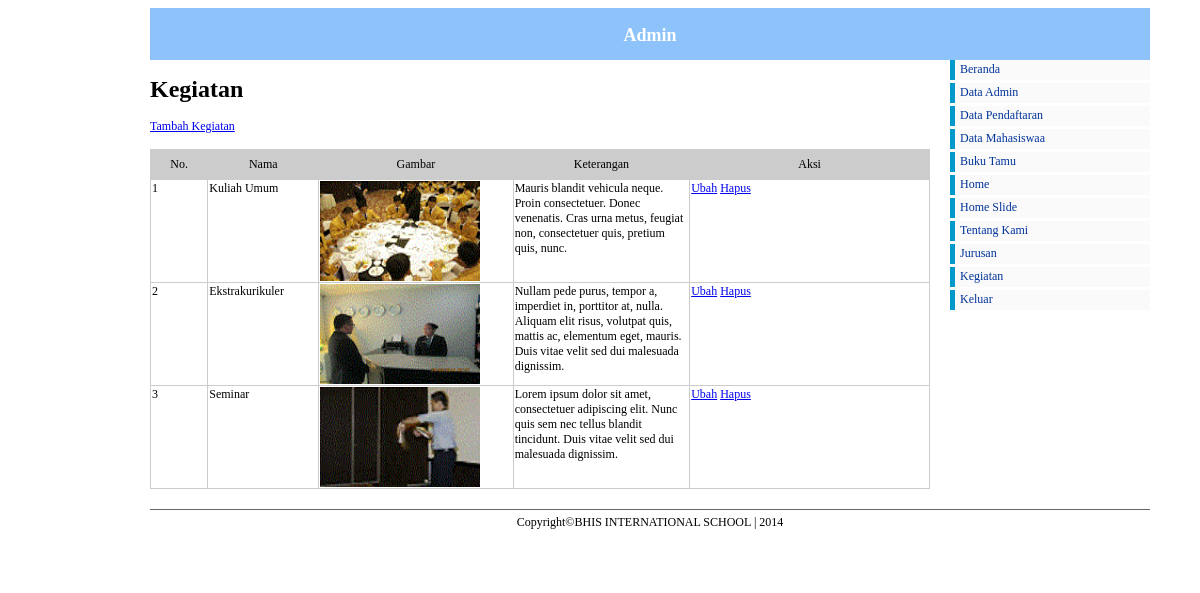
Screenshot of /admin/index.php?pg=kegiatan/data_kegiatan (signed in) with the database file from the repository.
### tables this page shows
CREATE TABLE IF NOT EXISTS `kegiatan` (
  `id` int(11) NOT NULL AUTO_INCREMENT,
  `judul` varchar(200) NOT NULL,
  `isi` text NOT NULL,
  `gambar` varchar(100) NOT NULL,
  PRIMARY KEY (`id`)
);

### admin/kegiatan/data_kegiatan.php (the view)
<h1>Kegiatan</h1>
<a href="?pg=kegiatan/input_kegiatan" class="klik">Tambah Kegiatan</a><br/><br/>
<table width="650" border="1">
	<tr id="jtabel">
		<td width="45">No.</td>
		<td width="90">Nama</td>
		<td width="90">Gambar</td>
		<td width="145">Keterangan</td>
		<td width="198">Aksi</td>
	</tr>
	<?php
	$data	= mysql_query("SELECT * FROM kegiatan");
	$no 	= 1;
	while($tampil = mysql_fetch_array($data)){
	?>
	<tr>
		<td valign="top"><?php echo $no++;?></td>
		<td valign="top"><?php echo $tampil['judul'];?></td>
		<td valign="top"><img src="../images/kegiatan/<?php echo $tampil['gambar'];?>" width="160" height="100"/></td>
		<td valign="top"><?php echo $tampil['isi'];?></td>
		<td valign="top"><a href="?pg=kegiatan/ubah_kegiatan&id=<?php echo $tampil['id'];?>" class="klik">Ubah</a> <a href="?pg=kegiatan/hapus_kegiatan&id=<?php echo $tampil['id'];?>" class="klik" onclick="return confirm('Data Akan Dihapus?')">Hapus</a></td>
	</tr>
<?php } ?>
</table>

### admin/css/admin.css (style rules this page uses)
body { font-size: 62.5%; font-family: "Trebuchet MS", "Arial", "Helvetica", "Verdana", "sans-serif"; }
table { font-size: 12px; width:780px; border:1px solid #CCC; border-collapse:collapse; }
#jtabel { height:30px; background-color:#CCC; text-align:center; }

### rows the page displays
kegiatan: judul "Kuliah Umum", gambar (picture), isi "Mauris blandit vehicula neque. Proin consectetuer. Donec venenatis. Cras urna metus, feugiat non, consectetuer quis, pretium quis, nunc."
kegiatan: judul "Ekstrakurikuler", gambar (picture), isi "Nullam pede purus, tempor a, imperdiet in, porttitor at, nulla. Aliquam elit risus, volutpat quis, mattis ac, elementum eget, mauris. Duis vitae velit sed dui malesuada dignissim."
kegiatan: judul "Seminar", gambar (picture), isi "Lorem ipsum dolor sit amet, consectetuer adipiscing elit. Nunc quis sem nec tellus blandit tincidunt. Duis vitae velit sed dui malesuada dignissim."
